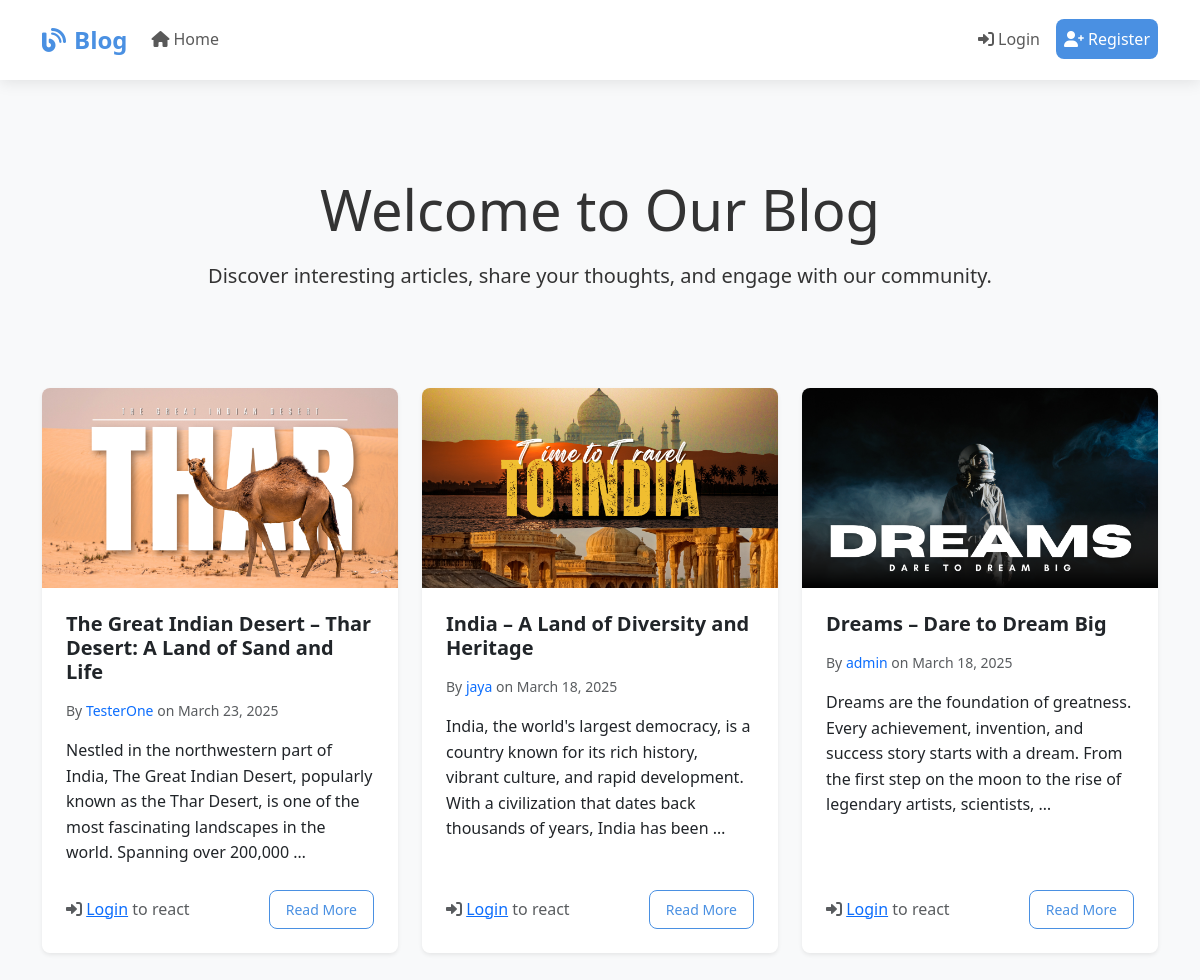
The page / on the database its author committed.
### blog/models.py (models this page shows, shortened)
class BlogPost(models.Model):
    title = models.CharField(max_length=200)
    content = models.TextField()
    author = models.ForeignKey(Blogger, on_delete=models.CASCADE, related_name='posts')
    created_date = models.DateTimeField(default=timezone.now)
    image = models.ImageField(upload_to='blog_images/%Y/%m/%d/', blank=True, null=True)
    image_caption = models.CharField(max_length=200, blank=True, null=True)
    image_position = models.CharField(
        max_length=20,
        choices=[
            ('left', 'Left'),
            ('right', 'Right'),
            ('center', 'Center'),
            ('full', 'Full Width')
        ],
        default='center'
    )
    class Meta:
        ordering = ['-created_date']

class Blogger(models.Model):
    user = models.OneToOneField(User, on_delete=models.CASCADE)
    bio = models.TextField(max_length=500, blank=True)

### blog/views.py (the view)
# urls.py: path('', views.HomeView.as_view(), name='home'),
class HomeView(ListView):
    model = BlogPost
    template_name = 'blog/home.html'
    context_object_name = 'posts'
    paginate_by = 5
    ordering = ['-created_date']
    def get_context_data(self, **kwargs):
        context = super().get_context_data(**kwargs)
        context['most_engaging'] = BlogPost.objects.annotate(
            reaction_count=Count('reactions')
        ).order_by('-reaction_count')[:5]
        return context

### blog/templatetags/blog_filters.py (called while the page is built)
@register.filter
def multiply(value, arg):
    try:
        return float(value) * float(arg)
    except (ValueError, TypeError):
        return ''

### templates/blog/home.html (shortened to what this page needs)
{% extends 'base.html' %}
{% load blog_filters %}
{% block content %}
<div class="container py-4">
    <div class="jumbotron bg-light p-5 mb-5 rounded text-center animate__animated animate__fadeIn">
        <h1 class="display-4 mb-3">Welcome to Our Blog</h1>
        <p class="lead mb-0">Discover interesting articles, share your thoughts, and engage with our community.</p>
    </div>
    <div class="row row-cols-1 row-cols-md-2 row-cols-lg-3 g-4 justify-content-center">
        {% for post in posts %}
        <div class="col">
            <div class="card h-100 shadow-sm border-0 animate__animated animate__fadeInUp" style="animation-delay: {{ forloop.counter|multiply:0.2 }}s">
                {% if post.image %}
                <img src="{{ post.image.url }}" class="card-img-top" alt="{{ post.title }}" style="height: 200px; object-fit: cover;">
                {% else %}
                <div class="card-img-top bg-light d-flex align-items-center justify-content-center" style="height: 200px;">
                    <i class="fas fa-image text-muted" style="font-size: 3rem;"></i>
                </div>
                {% endif %}
                <div class="card-body d-flex flex-column p-4">
                    <h2 class="card-title h5 mb-3">
                        <a href="{% url 'post-detail' post.pk %}" class="text-decoration-none text-dark hover-link">{{ post.title }}</a>
                    </h2>
                    <p class="card-text text-muted small mb-3">
                        By <a href="{% url 'blogger-detail' post.author.pk %}" class="text-decoration-none hover-link">{{ post.author.user.username }}</a>
                        on {{ post.created_date|date:"F j, Y" }}
                    </p>
                    <p class="card-text flex-grow-1 mb-4">{{ post.content|truncatewords:30 }}</p>
                    <div class="d-flex justify-content-between align-items-center mt-auto">
                        <div class="reaction-stats">
                            {% if user.is_authenticated %}
                            <div class="reaction-dropdown">
                                <button class="btn btn-sm btn-outline-primary reaction-btn {% if post|has_user_reacted:user %}active{% endif %}"
                                        data-post-id="{{ post.pk }}"
                                        data-bs-toggle="dropdown"
                                        aria-expanded="false">
                                    <i class="fas {% if post|get_user_reaction_type:user == 'LIKE' %}fa-thumbs-up{% elif post|get_user_reaction_type:user == 'LOVE' %}fa-heart{% elif post|get_user_reaction_type:user == 'WOW' %}fa-surprise{% else %}fa-thumbs-up{% endif %}"></i>
                                    <span class="count">{{ post.reactions.count }}</span>
                                </button>
                                <ul class="dropdown-menu reaction-menu animate__animated animate__fadeIn">
                                    <li>
                                        <button class="dropdown-item reaction-option" data-type="LIKE">
                                            <i class="fas fa-thumbs-up text-primary"></i> Like
                                        </button>
                                    </li>
                                    <li>
                                        <button class="dropdown-item reaction-option" data-type="LOVE">
                                            <i class="fas fa-heart text-danger"></i> Love
                                        </button>
                                    </li>
                                    <li>
                                        <button class="dropdown-item reaction-option" data-type="WOW">
                                            <i class="fas fa-surprise text-warning"></i> Wow
                                        </button>
                                    </li>
                                </ul>
                            </div>
                            {% else %}
                            <div class="text-muted">
                                <i class="fas fa-sign-in-alt"></i> <a href="{% url 'login' %}" class="hover-link">Login</a> to react
                            </div>
                            {% endif %}
                        </div>
                        <a href="{% url 'post-detail' post.pk %}" class="btn btn-outline-primary btn-sm px-3 hover-btn">Read More</a>
                    </div>
                </div>
            </div>
        </div>
        {% empty %}
        <div class="col-12">
            <div class="alert alert-info text-center animate__animated animate__fadeIn">
                No posts available yet.
            </div>
        </div>
        {% endfor %}
    </div>
</div>
{% endblock %}
{% block extra_css %}
<link rel="stylesheet" href="https://cdnjs.cloudflare.com/ajax/libs/animate.css/4.1.1/animate.min.css">
{% endblock %}

### templates/base.html (shortened to what this page needs)
<!DOCTYPE html>
<html lang="en">
<head>
    <link href="https://cdn.jsdelivr.net/npm/bootstrap@5.3.0/dist/css/bootstrap.min.css" rel="stylesheet">
    <link rel="stylesheet" href="https://cdnjs.cloudflare.com/ajax/libs/font-awesome/6.0.0/css/all.min.css">
    {% block extra_css %}{% endblock %}
</head>
<body>
    <nav class="navbar navbar-expand-lg navbar-light sticky-top">
        <div class="container">
            <a class="navbar-brand" href="{% url 'home' %}">
                <i class="fas fa-blog me-2"></i>Blog
            </a>
            <div class="collapse navbar-collapse" id="navbarNav">
                <ul class="navbar-nav me-auto">
                    <li class="nav-item">
                        <a class="nav-link" href="{% url 'home' %}">
                            <i class="fas fa-home me-1"></i>Home
                        </a>
                    </li>
                </ul>
                <ul class="navbar-nav">
                    {% if user.is_authenticated %}
                    <li class="nav-item">
                        <a class="nav-link" href="{% url 'profile' %}">
                            <i class="fas fa-user me-1"></i>Profile
                        </a>
                    </li>
                    <li class="nav-item">
                        <a class="nav-link" href="{% url 'logout' %}">
                            <i class="fas fa-sign-out-alt me-1"></i>Logout
                        </a>
                    </li>
                    {% else %}
                    <li class="nav-item">
                        <a class="nav-link" href="{% url 'login' %}">
                            <i class="fas fa-sign-in-alt me-1"></i>Login
                        </a>
                    </li>
                    <li class="nav-item">
                        <a class="nav-link btn btn-primary text-white ms-2" href="{% url 'register' %}">
                            <i class="fas fa-user-plus me-1"></i>Register
                        </a>
                    </li>
                    {% endif %}
                </ul>
            </div>
        </div>
    </nav>
    <main class="py-4">
        {% block content %}{% endblock %}
    </main>
</body>
</html>

### templates/base.html (style rules this page uses)
:root { --primary-color: #4a90e2; --secondary-color: #f5f5f5; --text-color: #333; --border-radius: 8px; --box-shadow: 0 2px 15px rgba(0,0,0,0.1); --transition: all 0.3s ease; }
body { font-family: 'Segoe UI', system-ui, -apple-system, sans-serif; color: var(--text-color); background-color: #f8f9fa; line-height: 1.6; }
.navbar { background-color: white; box-shadow: var(--box-shadow); padding: 1rem 0; }
.navbar-brand { font-size: 1.5rem; font-weight: 600; color: var(--primary-color); transition: var(--transition); }
.nav-link { font-weight: 500; padding: 0.5rem 1rem; border-radius: var(--border-radius); transition: var(--transition); }
.nav-link.btn { padding: 0.5rem 1.25rem; }
.card { border: none; border-radius: var(--border-radius); box-shadow: var(--box-shadow); transition: var(--transition); overflow: hidden; }
.card-title { color: var(--primary-color); font-weight: 600; }
.btn { border-radius: var(--border-radius); padding: 0.5rem 1.5rem; font-weight: 500; transition: var(--transition); }
.btn-primary { background-color: var(--primary-color); border-color: var(--primary-color); }
.btn-outline-primary { color: var(--primary-color); border-color: var(--primary-color); }

### templates/blog/home.html (style rules this page uses)
.hover-link { transition: all 0.2s ease; position: relative; }
.hover-link::after { content: ''; position: absolute; width: 0; height: 2px; bottom: -2px; left: 0; background-color: var(--bs-primary); transition: width 0.2s ease; }
.hover-btn { transition: all 0.2s ease; }
.card { transition: all 0.3s ease; }
.animate__fadeInUp { animation: fadeInUp 0.5s ease forwards; }

### rows shown on the page
BlogPost: image (picture), title "The Great Indian Desert – Thar Desert: A Land of Sand and Life", author.user.username "TesterOne", created_date "March 23, 2025", content "Nestled in the northwestern part of India, The Great Indian Desert, popularly known as the Thar Desert, is one of the most fascinating landscapes in the world. Spanning over 200,000 …"
BlogPost: image (picture), title "India – A Land of Diversity and Heritage", author.user.username "jaya", created_date "March 18, 2025", content "India, the world's largest democracy, is a country known for its rich history, vibrant culture, and rapid development. With a civilization that dates back thousands of years, India has been …"
BlogPost: image (picture), title "Dreams – Dare to Dream Big", author.user.username "admin", created_date "March 18, 2025", content "Dreams are the foundation of greatness. Every achievement, invention, and success story starts with a dream. From the first step on the moon to the rise of legendary artists, scientists, …"
